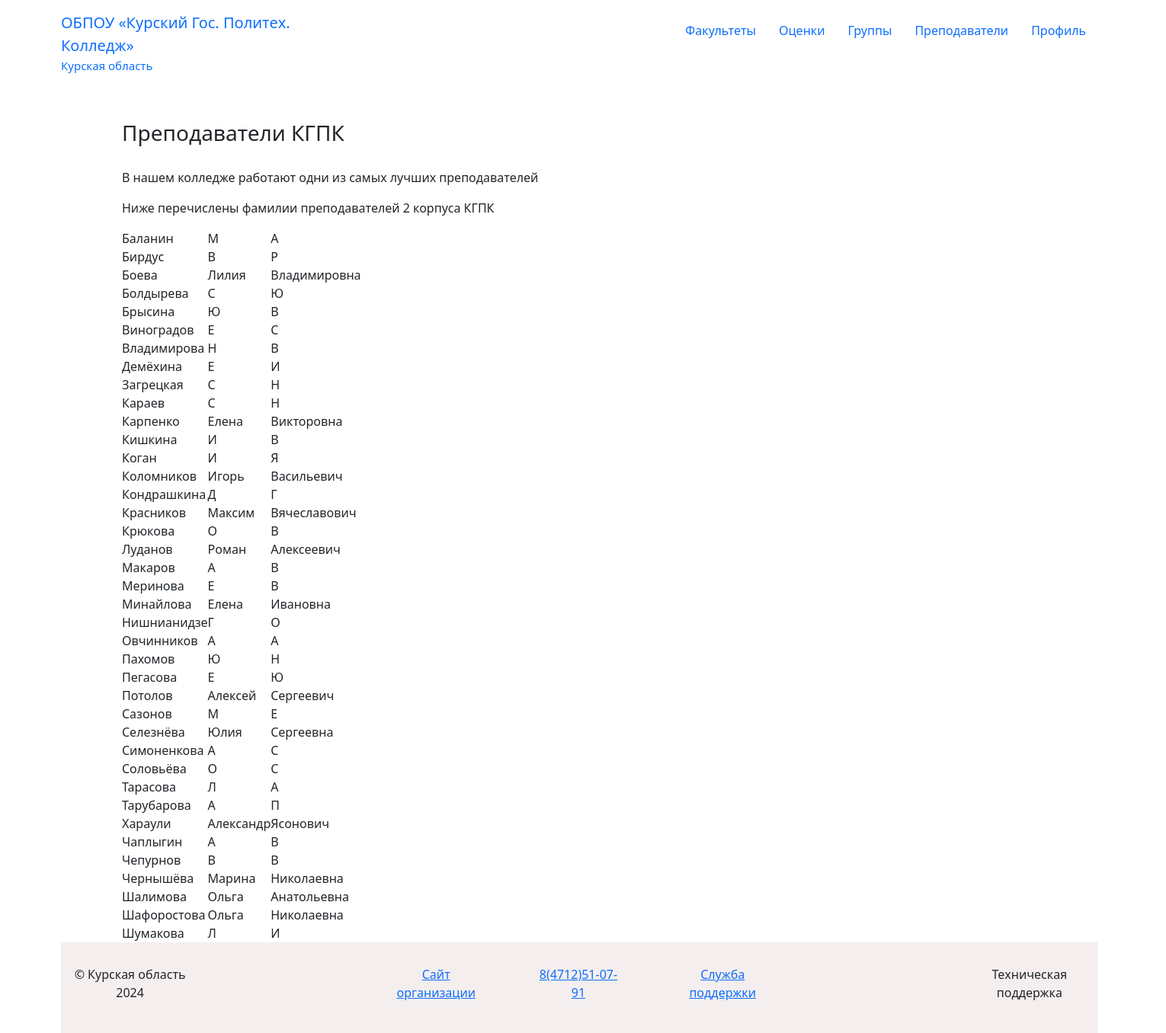
Screenshot of /journal/teachers/ with the database file from the repository.
### journal/models.py (models this page shows, shortened)
class Teacher(models.Model):
    surname = models.CharField(
        max_length=40, help_text='Введите фамилию', verbose_name='Фамилия')
    name = models.CharField(
        max_length=40, help_text='Введите имя', verbose_name='Имя')
    thirdname = models.CharField(
        max_length=40, help_text='Введите отчество', verbose_name='Отчетство')
    class Meta:
        verbose_name = 'Преподаватель'
        verbose_name_plural = 'Преподаватели'

### journal/views.py (the view)
# urls.py: path('teachers/', views.teachers, name='teachers'),
def teachers(request):
    teachers = Teacher.objects.all().order_by('surname')
    context = {'teachers': teachers}
    return render(request, 'teachers.html', context=context)

### journal/templates/teachers.html (shortened to what this page needs)
{% extends 'main.html' %}
        {% block content %}
        <main class="main-content">
            <div class="layout">
                <div class="content">
                    <div class="content-title">
                        <h3>Преподаватели КГПК</h3>
                    </div>
                    <div>
                        <p>В нашем колледже работают одни из самых лучших преподавателей</p>
                    </div>
                    <div>
                        <p>Ниже перечислены фамилии преподавателей 2 корпуса КГПК</p>
                    </div>
                    <div class="progs">
                        <table>
                            {% for teacher in teachers %}
                            <tr>
                                <td>{{ teacher.surname }}</td>
                                <td>{{ teacher.name }}</td>
                                <td>{{ teacher.thirdname }}</td>
                            </tr>
                            {% endfor %}
                        </table>
                    </div>
                </div>
            </div>
        </main>
        {% endblock %}
        {% block footer %}
        <footer class="footer">
            <div class="layout-content">
                <div class="footer-copyright">
                    <p>&copy; Курская область 2024</p>
                </div>
                <div class="footer-container">
                    <ul class="footer-menu">
                        <li class="footer-menu__item">
                            <a href="https://kg-college.ru" class="b-href">Сайт организации</a>
                        </li>
                        <li class="footer-menu__item">
                            <a href="tel:84712510791" class="b-href">8(4712)51-07-91</a>
                        </li>
                        <li class="footer-menu__item">
                            <a href="{% url 'technical' %}" class="b-href">Служба поддержки</a>
                        </li>
                    </ul>
                </div>
                <ul class="footer-technics">
                    <li>Техническая поддержка</li>
                </ul>
            </div>
        </footer>
        {% endblock %}

### journal/static/styles/style.css (style rules this page uses)
* { margin: 0; padding: 0; }
body { width: 1520px; }
.layout { margin-left: 80px; margin-right: 80px; }
.footer { display: flex; background-color: #f5eeee; }
.layout-content { display: flex; text-align: center; }
.footer-copyright { margin-right: 180px; margin-top: 30px; margin-bottom: 25px; }
.footer-menu { display: flex; margin-left: auto; margin-right: auto; }
.footer-menu__item { margin-left: 30px; margin-right: 30px; list-style: none; margin-top: 30px; margin-bottom: 25px; }
.footer-technics li { list-style: none; margin-left: 180px; margin-top: 30px; margin-bottom: 25px; }
.content h3 { margin-bottom: 30px; }

### rows the page displays
Teacher: surname "Баланин", name "М", thirdname "А"
Teacher: surname "Бирдус", name "В", thirdname "Р"
Teacher: surname "Боева", name "Лилия", thirdname "Владимировна"
Teacher: surname "Болдырева", name "С", thirdname "Ю"
Teacher: surname "Брысина", name "Ю", thirdname "В"
Teacher: surname "Виноградов", name "Е", thirdname "С"
Teacher: surname "Владимирова", name "Н", thirdname "В"
Teacher: surname "Демёхина", name "Е", thirdname "И"
Teacher: surname "Загрецкая", name "С", thirdname "Н"
Teacher: surname "Караев", name "С", thirdname "Н"
Teacher: surname "Карпенко", name "Елена", thirdname "Викторовна"
Teacher: surname "Кишкина", name "И", thirdname "В"
Teacher: surname "Коган", name "И", thirdname "Я"
Teacher: surname "Коломников", name "Игорь", thirdname "Васильевич"
Teacher: surname "Кондрашкина", name "Д", thirdname "Г"
Teacher: surname "Красников", name "Максим", thirdname "Вячеславович"
Teacher: surname "Крюкова", name "О", thirdname "В"
Teacher: surname "Луданов", name "Роман", thirdname "Алексеевич"
Teacher: surname "Макаров", name "А", thirdname "В"
Teacher: surname "Меринова", name "Е", thirdname "В"
Teacher: surname "Минайлова", name "Елена", thirdname "Ивановна"
Teacher: surname "Нишнианидзе", name "Г", thirdname "О"
Teacher: surname "Овчинников", name "А", thirdname "А"
Teacher: surname "Пахомов", name "Ю", thirdname "Н"
Teacher: surname "Пегасова", name "Е", thirdname "Ю"
Teacher: surname "Потолов", name "Алексей", thirdname "Сергеевич"
Teacher: surname "Сазонов", name "М", thirdname "Е"
Teacher: surname "Селезнёва", name "Юлия", thirdname "Сергеевна"
Teacher: surname "Симоненкова", name "А", thirdname "С"
Teacher: surname "Соловьёва", name "О", thirdname "С"
Teacher: surname "Тарасова", name "Л", thirdname "А"
Teacher: surname "Тарубарова", name "А", thirdname "П"
Teacher: surname "Хараули", name "Александр", thirdname "Ясонович"
Teacher: surname "Чаплыгин", name "А", thirdname "В"
Teacher: surname "Чепурнов", name "В", thirdname "В"
Teacher: surname "Чернышёва", name "Марина", thirdname "Николаевна"
Teacher: surname "Шалимова", name "Ольга", thirdname "Анатольевна"
Teacher: surname "Шафоростова", name "Ольга", thirdname "Николаевна"
Teacher: surname "Шумакова", name "Л", thirdname "И"
